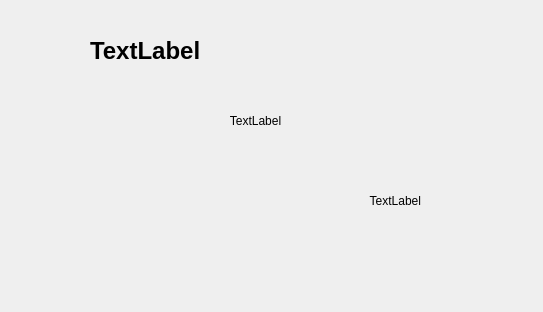
<?xml version="1.0" encoding="UTF-8"?>
<ui version="4.0">
 <class>MainWindow</class>
 <widget class="QMainWindow" name="MainWindow">
  <property name="geometry">
   <rect>
    <x>0</x>
    <y>0</y>
    <width>543</width>
    <height>312</height>
   </rect>
  </property>
  <property name="windowTitle">
   <string>MainWindow</string>
  </property>
  <widget class="QWidget" name="centralwidget">
   <widget class="QLabel" name="label">
    <property name="geometry">
     <rect>
      <x>90</x>
      <y>30</y>
      <width>331</width>
      <height>41</height>
     </rect>
    </property>
    <property name="font">
     <font>
      <pointsize>18</pointsize>
      <italic>false</italic>
      <bold>true</bold>
     </font>
    </property>
    <property name="focusPolicy">
     <enum>Qt::FocusPolicy::NoFocus</enum>
    </property>
    <property name="text">
     <string>TextLabel</string>
    </property>
   </widget>
   <widget class="QLabel" name="label_2">
    <property name="geometry">
     <rect>
      <x>90</x>
      <y>100</y>
      <width>331</width>
      <height>41</height>
     </rect>
    </property>
    <property name="text">
     <string>TextLabel</string>
    </property>
    <property name="textFormat">
     <enum>Qt::TextFormat::AutoText</enum>
    </property>
    <property name="alignment">
     <set>Qt::AlignmentFlag::AlignCenter</set>
    </property>
   </widget>
   <widget class="QLabel" name="label_3">
    <property name="geometry">
     <rect>
      <x>90</x>
      <y>180</y>
      <width>331</width>
      <height>41</height>
     </rect>
    </property>
    <property name="text">
     <string>TextLabel</string>
    </property>
    <property name="alignment">
     <set>Qt::AlignmentFlag::AlignRight|Qt::AlignmentFlag::AlignTrailing|Qt::AlignmentFlag::AlignVCenter</set>
    </property>
   </widget>
  </widget>
 </widget>
 <resources/>
 <connections/>
</ui>
